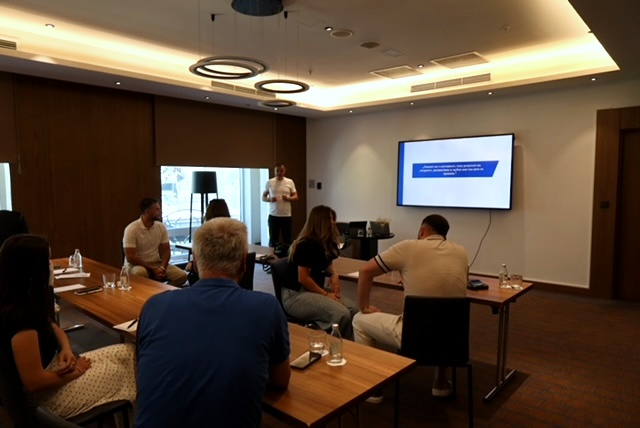
#> input picture src/assets/gallery/image4.jpg, 640 x 428 px, given in place of image4.jpeg, which was not available
$ python process_images.py
#> lines starting #> are read from the running program, lines starting #| are printed output that depends on the picture; pictures that were not available may be replaced by others from this repository, and a replacement may not be noted
#> in main, im is the input picture: PIL image 640x428 RGB; mean R, G, B 91.3, 73.5, 57.5
"""
Exposure-corrects the supplied gallery photos and writes them into src/assets/gallery/.

The source set is 640x428 and underexposed with a warm tungsten cast. This pass lifts
brightness/contrast and neutralises some of the cast so the photos read as intentional
rather than murky. Correction happens here, once, at build-asset time -- not as a CSS
`filter:` on the live page, which would cost paint time on every scroll.

Output stays JPEG at high quality; the Next.js image optimizer does the WebP conversion and srcset.

Usage: npm run images
"""

from pathlib import Path

from PIL import Image, ImageEnhance

SRC = Path(r"C:\Users\user2\Downloads\fwdslikiodobukasobaze")
OUT = Path(__file__).resolve().parent.parent / "src" / "assets" / "gallery"

# Curated in PLAN.md section 2. image1 and image11 are dropped as near-duplicates.
# `image8` is deliberately absent. The hero photo was resupplied at 1533x1026,
# already exposure-corrected, and lives at src/assets/gallery/hero.jpg. Running the
# tungsten pass over it again would double-apply the correction, and regenerating it
# from the 640px original would silently throw the resolution away.
KEEP = [
    "image4",
    "image5",
    "image0",
    "image2",
    "image7",
    "image6",
    "image9",
    "image10",
]

BRIGHTNESS = 1.10
CONTRAST = 1.05
# Scales the red and blue channels to pull down the tungsten cast.
WHITE_BALANCE = (0.97, 1.0, 1.06)


def correct(im: Image.Image) -> Image.Image:
    im = ImageEnhance.Brightness(im).enhance(BRIGHTNESS)
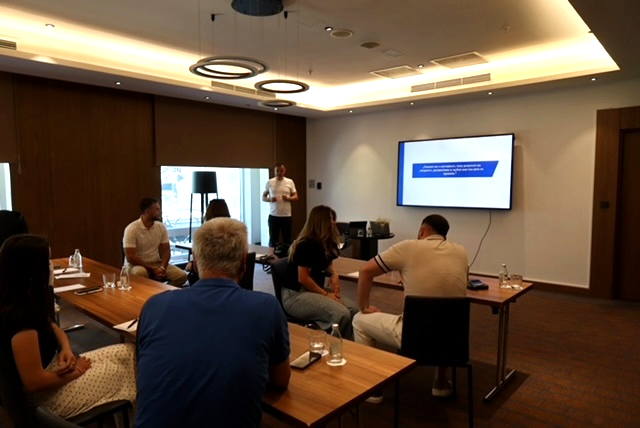
#> im: PIL image 640x428 RGB; mean R, G, B 99, 79.3, 61.9
    im = ImageEnhance.Contrast(im).enhance(CONTRAST)
    r, g, b = im.split()
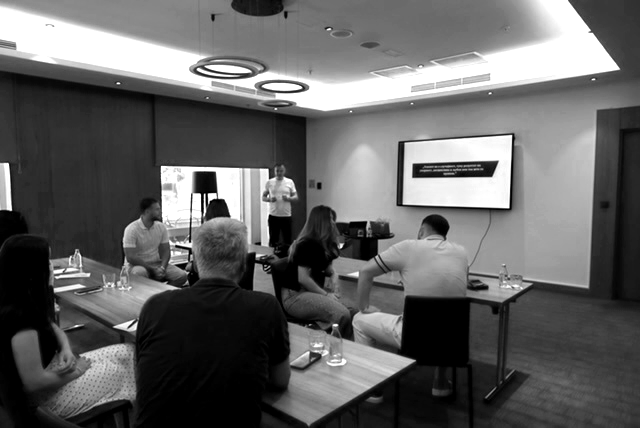
#> r: PIL image 640x428 L; min 0, max 255, mean 99
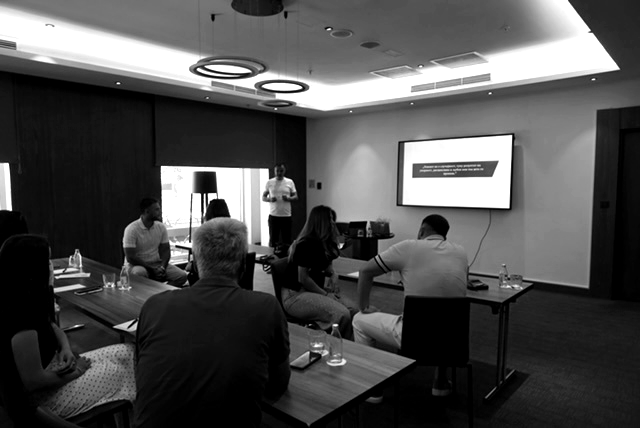
#> g: PIL image 640x428 L; min 0, max 255, mean 78.3
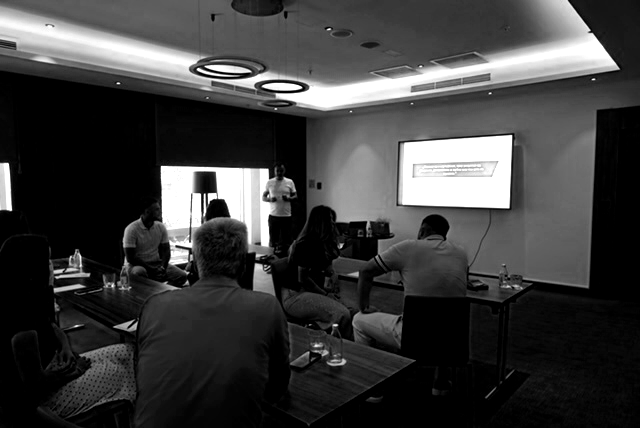
#> b: PIL image 640x428 L; min 0, max 255, mean 60.8
    r = r.point(lambda v: min(255, int(v * WHITE_BALANCE[0])))
    g = g.point(lambda v: min(255, int(v * WHITE_BALANCE[1])))
    b = b.point(lambda v: min(255, int(v * WHITE_BALANCE[2])))
    return Image.merge("RGB", (r, g, b))


def main() -> None:
    OUT.mkdir(parents=True, exist_ok=True)
    for name in KEEP:
        src = SRC / f"{name}.jpeg"
        if not src.exists():
            print(f"missing, skipped: {src}")
            continue
        im = Image.open(src).convert("RGB")
        correct(im).save(OUT / f"{name}.jpg", "JPEG", quality=95, optimize=True)
        print(f"{name}: {im.size[0]}x{im.size[1]} -> {OUT / (name + '.jpg')}")
#| image4: 640x428 -> src/assets/gallery/image4.jpg
#> pass 2 of the loop in main, `for name in KEEP:`:
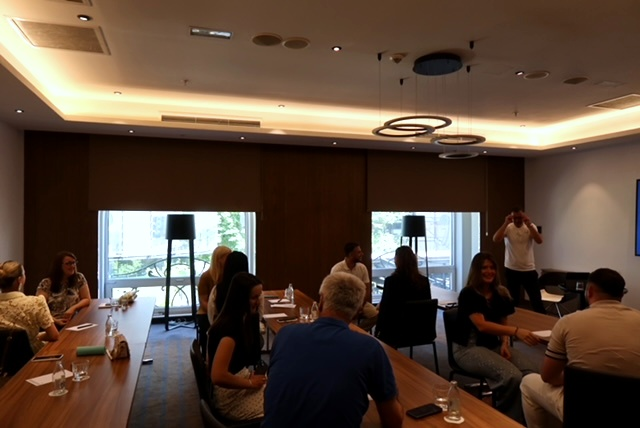
#> input picture src/assets/gallery/image5.jpg, 640 x 428 px, given in place of image5.jpeg, which was not available
#> in main, im is the input picture: PIL image 640x428 RGB; mean R, G, B 91.2, 72.3, 58.8
#> in correct (call 2), `r, g, b = im.split()`:
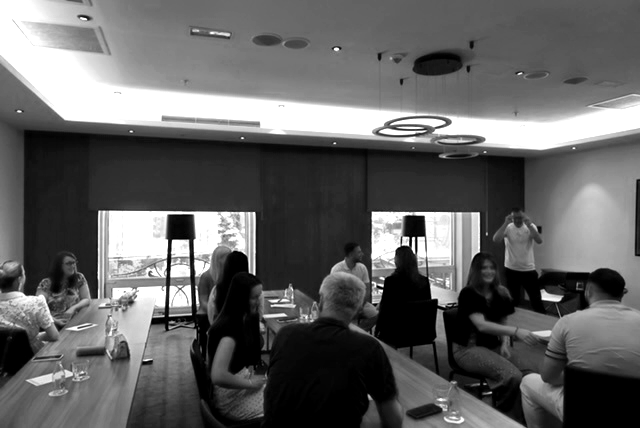
#> r: PIL image 640x428 L; min 0, max 255, mean 98.6
#> in correct (call 2), `r, g, b = im.split()`:
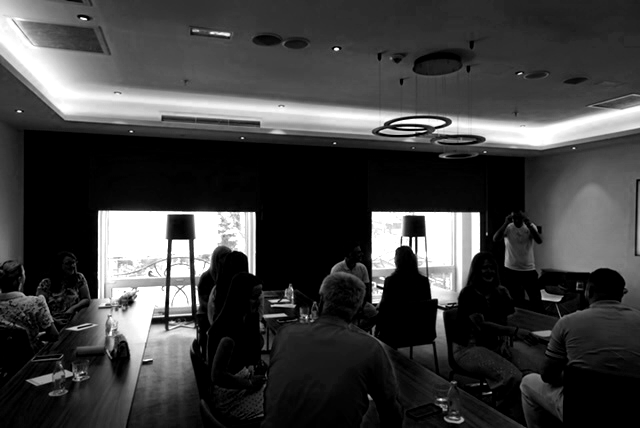
#> b: PIL image 640x428 L; min 0, max 255, mean 62.6
#| image5: 640x428 -> src/assets/gallery/image5.jpg
#> pass 3 of the loop in main, `for name in KEEP:`:
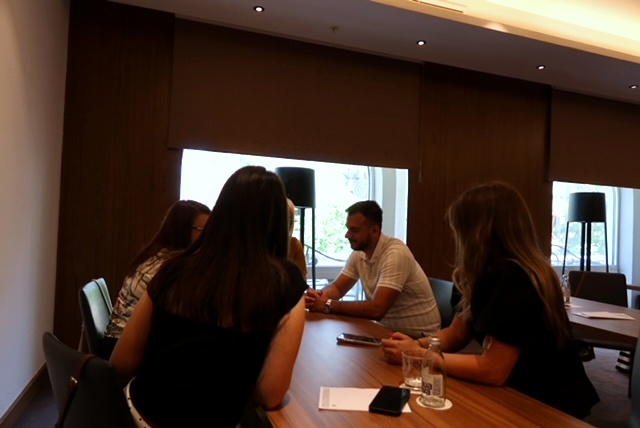
#> input picture src/assets/gallery/image0.jpg, 640 x 428 px, given in place of image0.jpeg, which was not available
#> in main, im is the input picture: PIL image 640x428 RGB; mean R, G, B 73, 53.7, 44.4
#> in correct (call 3), `r, g, b = im.split()`:
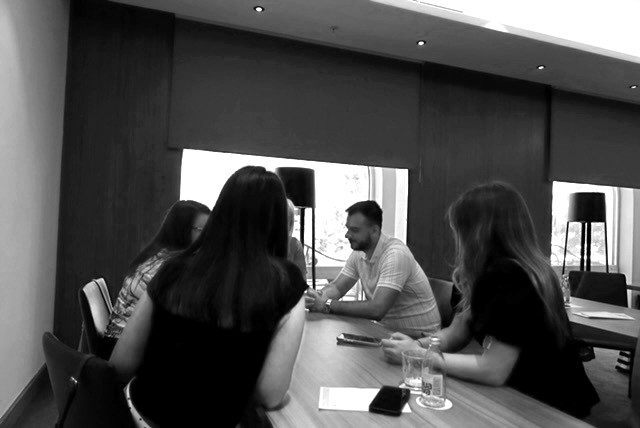
#> r: PIL image 640x428 L; min 0, max 255, mean 79.1
#> in correct (call 3), `r, g, b = im.split()`:
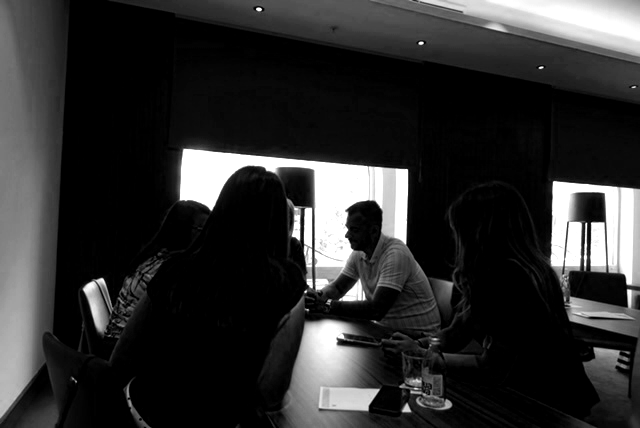
#> b: PIL image 640x428 L; min 0, max 255, mean 46.8
#| image0: 640x428 -> src/assets/gallery/image0.jpg
#> the loop made 8 passes; the first 3 are shown


if __name__ == "__main__":
    main()
